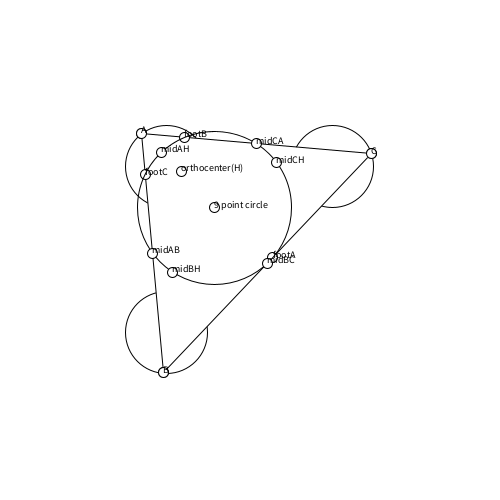
Frame 1 (no input)
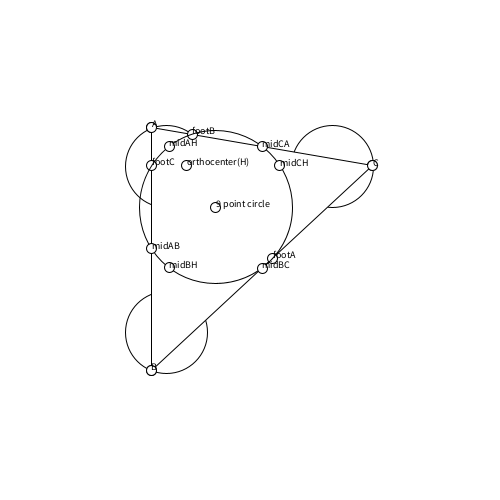
Frame 60 (the mouse pressed at the canvas centre just before this capture)
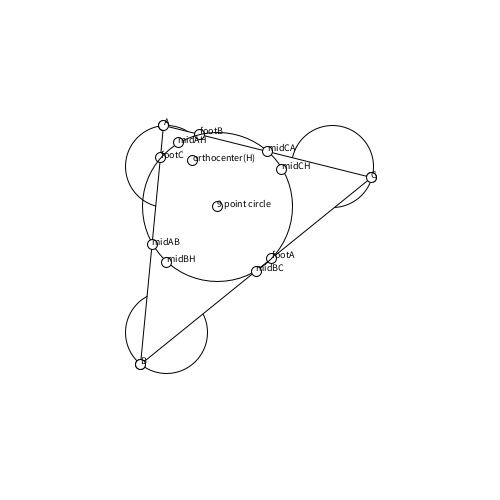
Frame 120 (the mouse held since frame 60 and released just before this capture)

The Processing sketch that drew these frames (run headless with seeded random() and noise(); from frame 60 on, the mouse is pressed at the canvas centre):

// Processing sketch: Nine_Point_Circle
// ── Nine_Point_Circle.pde
Wheel wa, wb, wc;
Triangle triangle;
int dispType = 0;

void setup() {
  //fullScreen();
  size(500, 500);
  float offx = (width-height)/2;
  wa = new Wheel(offx+height/3, height/3, height/12);
  wb = new Wheel(offx+height/3, height/3*2, height/12);
  wc = new Wheel(offx+height/3*2, height/3, height/12);
  triangle = new Triangle();
  strokeJoin(ROUND);
  strokeWeight(1);
  textSize(10);
}

void draw() {
  background(255);
  wa.update();
  wb.update();
  wc.update();
  triangle.setVertices(wa.getPos(), wb.getPos(), wc.getPos());
  wa.show();
  wb.show();
  wc.show();
  triangle.show();
  PVector[] pendFoots = triangle.getPendFoots();
  PVector H = triangle.getOrthoC(false);//orthocenter
  marker(H, "orthocenter(H)");
  marker(pendFoots[0], "footA");
  marker(pendFoots[1], "footB");
  marker(pendFoots[2], "footC");
  markerWRing(circleThreePoints(pendFoots[0], pendFoots[1], pendFoots[2]), "9 point circle");
  marker(PVector.add(triangle.A, triangle.B).div(2), "midAB");
  marker(PVector.add(triangle.B, triangle.C).div(2), "midBC");
  marker(PVector.add(triangle.C, triangle.A).div(2), "midCA");
  marker(PVector.add(triangle.A, H).div(2), "midAH");
  marker(PVector.add(triangle.B, H).div(2), "midBH");
  marker(PVector.add(triangle.C, H).div(2), "midCH");
}

void mousePressed(){
  dispType++;
  if(dispType >= 6){
    dispType = 0;
  }
}

// ── Extends.pde
void marker(PVector p, String str){
  marker(p);
  fill(0);
  text(str, p.x, p.y);
  fill(255);
}

void marker(PVector p){
  ellipse(p.x, p.y, 10, 10);
}

void markerWRing(PVector p, String str){//marker with ring given r
  noFill();
  ellipse(p.x, p.y, p.z*2, p.z*2);
  fill(255);
  marker(p, str);
}

// ── Triangle.pde
class Triangle{
  PVector A, B, C;
  
  void setVertices(PVector A, PVector B, PVector C){
    this.A = A;
    this.B = B;
    this.C = C;
  }
  
  //visualize
  
  void show(){
    triangle(A.x, A.y, B.x, B.y, C.x, C.y);
    marker(A, "A");
    marker(B, "B");
    marker(C, "C");
  }
  
  void showExtensionEdge(){//use for visualize
    float ABm = calcSlope(A, B);
    float BCm = calcSlope(B, C);
    float CAm = calcSlope(C, A);
    float b1 = A.y - A.x*ABm;
    float b2 = B.y - B.x*BCm;
    float b3 = C.y - C.x*CAm;
      line(0, b1, width, b1+width*ABm);//show edtension edge
      line(0, b2, width, b2+width*BCm);
      line(0, b3, width, b3+width*CAm);
  }
  
  PVector[] getPendFoots(){//get all perpendicular foot
    float ABm = calcSlope(A, B);
    float BCm = calcSlope(B, C);
    float CAm = calcSlope(C, A);
    float b1 = A.y - A.x*ABm;
    float b2 = B.y - B.x*BCm;
    float b3 = C.y - C.x*CAm; 
    float b4 = C.y + C.x/ABm;//y offset of CH Line
    float b5 = A.y + A.x/BCm;//y offset of AH Line 
    float b6 = B.y + B.x/CAm;//y offset of BH Line
    PVector[] results = new PVector[3];
    //intersection of BC AH
    results[0] = calcIntersect(BCm, b2, -1./BCm, b5);
    //intersection of CA BH
    results[1] = calcIntersect(CAm, b3, -1./CAm, b6);
    //intersection of AB CH
    results[2] = calcIntersect(ABm, b1, -1./ABm, b4);
    return results;
  }
  
  //based on this site https://tutors.com/math-tutors/geometry-help/how-to-find-orthocenter-of-a-triangle#how-find-orthocenter-triangle
  PVector getOrthoC(boolean visualize){//get ortho center 
    float ABm = calcSlope(A, B);
    float BCm = calcSlope(B, C);
    float b1 = C.y + C.x/ABm;
    float b2 = A.y + A.x/BCm; 
    if(visualize){
      line(0, b1, width, b1-width/ABm);//show perpendicular
      line(0, b2, width, b2-width/BCm);
    }
    float x = (b2-b1)/(-1./ABm+1./BCm);
    float y = -x/ABm + b1;
    return new PVector(x, y);
  }
}

// ── Util.pde
float calcSlope(PVector a, PVector b){
  return (b.y-a.y)/(b.x-a.x);
}

PVector calcIntersect(float slope1, float off1, float slope2, float off2){//line defined by slope and offset from y
  float x = (off2-off1)/(slope1-slope2);
  float y = slope1*x+off1;
  return new PVector(x, y);
}

PVector circleThreePoints(PVector a, PVector b, PVector c){
  PVector ta = a.copy(), tb = b.copy(), tc = c.copy();
  if(a.x == b.x || a.y == b.y){
    tc = b;
    tb = c;
  }
  
  float ma = (tb.y - ta.y) / (tb.x - ta.x);
  float mb = (tc.y - tb.y) / (tc.x - tb.x);
  
  float x = (ma * mb * (ta.y - tc.y) + mb * (ta.x + tb.x) - ma * (tb.x + tc.x)) / (2 * (mb - ma));
  float y = -1.0 / ma * (x - (ta.x + tb.x) / 2.0) + (ta.y + tb.y) / 2.0;
  //(x, y)=pos z=radius
  PVector o = new PVector(x, y);
  o.z = PVector.dist(o, a);
  return o;
}

// ── Wheel.pde
class Wheel {
  PVector c;//center of wheel
  float r, theta;

  Wheel(float x, float y, float r) {
    this.c = new PVector(x, y);
    this.r = r;
    theta = random(TWO_PI);
  }

  void update() {
    theta += 0.005;
  }

  PVector getPos() {//get current position of wheel
    return PVector.fromAngle(theta).mult(r).add(c);
  }

  void show() {
    ellipse(c.x, c.y, r*2, r*2);
    marker(getPos());
  }
}
